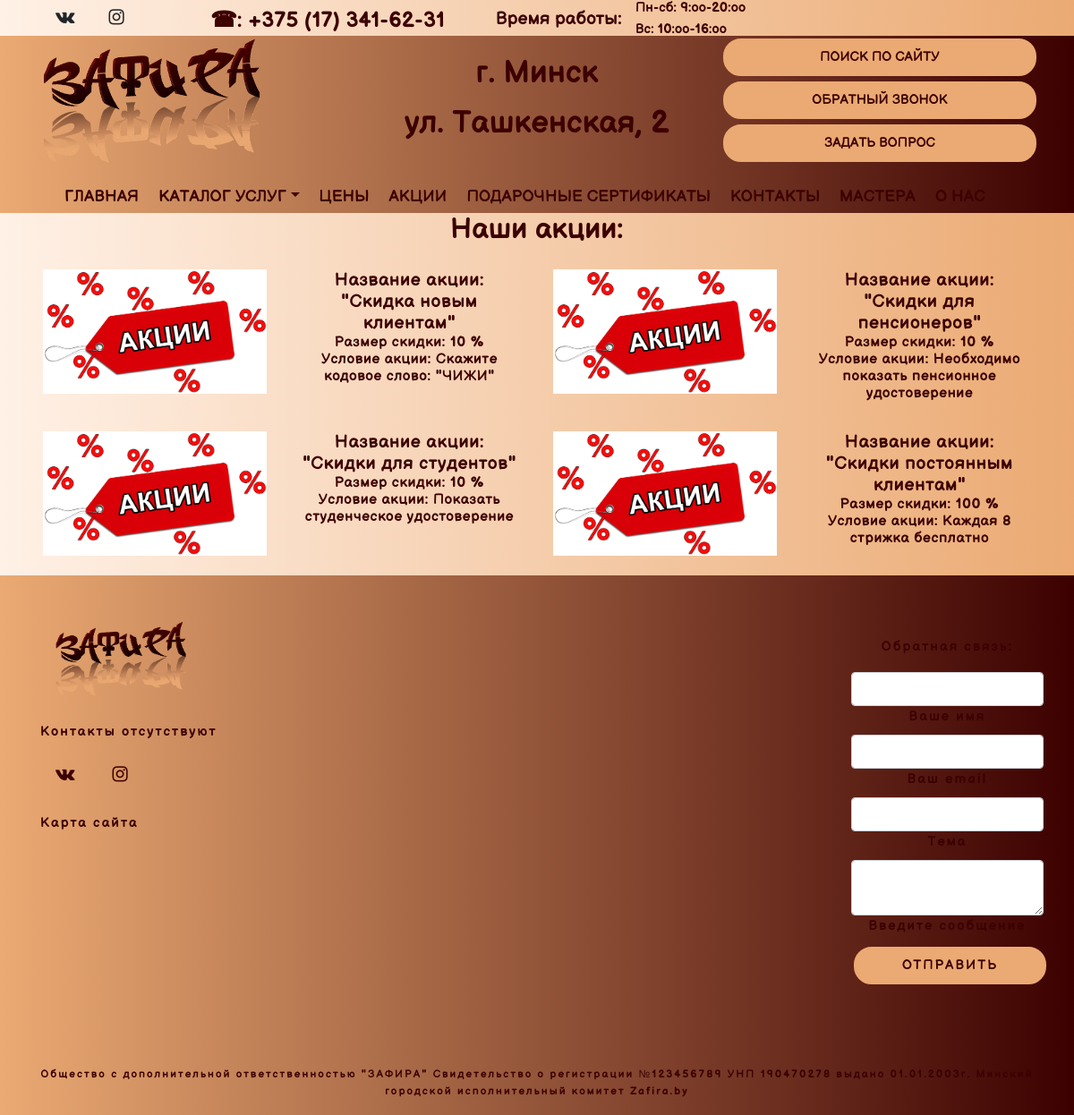
The page /sale on the database its author committed.
### main/models.py (models this page shows, shortened)
class Sale(models.Model):
    name = models.CharField('Название скидки', max_length=100, db_index=True)
    slug = models.SlugField(max_length=200, db_index=True, unique=True, default=uuid.uuid1)
    percentage = models.DecimalField('% скидки', max_digits=3, decimal_places=0, blank=True, null=True)
    word = models.CharField('Условие акции', max_length=254)
    comment = models.CharField('Примечание', max_length=300, blank=True, null=True)
    image = models.ImageField(upload_to='main/static/contacts/%Y/%m/%d', blank=True, help_text='Добавить фото')
    tag = models.CharField(max_length=50)
    class Meta:
        ordering = ('name',)
        verbose_name = 'Скидка'
        verbose_name_plural = 'Скидки'
        index_together = ('id', 'slug')

### main/views.py (the view)
# urls.py: path('sale', views.sale, name='sale'),
def sale(request):
    sales = Sale.objects.all()
    context_sales = {'sales': sales}
    return render(request, 'main/sale.html', context_sales)

### main/templates/main/sale.html (shortened to what this page needs)
{% extends 'main/base.html' %}
{% load bootstrap4 %}
{% load static %}
{% block content %}
<section>
<h2> Наши акции:</h2>
    <br>
    <div class="about__Us">
<div class="container">
        <div class="row text-center">
                {% if sales %}
    {% for sale in sales %}
<div class="col-3 col-md-3 sale__1">
    {% if sale.image %}<a href="{{ con.image.url }}" ><img style="width: 250px" src="{{ sale.image.url }}"> </a>{%endif%}</div>
            <div class="col-3 col-md-3">
            <h5>Название акции: "{{ sale.name }}"</h5>
            <h6> Размер скидки: {{ sale.percentage|default_if_none:"" }} {% if sale.percentage %} % {%endif%} </h6>
            <h6>Условие акции: {{ sale.word }}</h6>
    <br>
</div>
        {% endfor %}
        {% else %}
            <p>Акции отсутствуют</p>
        {%endif%}
</div>
        </div>
    </div>
</div>
{% endblock %}

### main/static/main/css/style.css (style rules this page uses)
body { margin: 0; font-family: shrift, sans-serif; font-size: 15px; color: #3c0000; line-height: 1.6; }
a { color: #3c0000; text-decoration: none; }
p,b,a { font-family: shrift, sans-serif; }
h1,h2,h3,h4,h5,h6 { margin:0; font-family: shrift, sans-serif; font-weight: 700; text-decoration: none; }
h1,h2,h3,h4,h5,h6:hover { text-decoration: none; }
.about__Us { text-align: center; text-decoration: none; letter-spacing: 0.5px; font-size: 20px; }

### rows shown on the page
Sale: image (picture), name "Скидка новым клиентам", percentage "10", word "Скажите кодовое слово: \"ЧИЖИ\""
Sale: image (picture), name "Скидки для пенсионеров", percentage "10", word "Необходимо показать пенсионное удостоверение"
Sale: image (picture), name "Скидки для студентов", percentage "10", word "Показать студенческое удостоверение"
Sale: image (picture), name "Скидки постоянным клиентам", percentage "100", word "Каждая 8 стрижка бесплатно"
